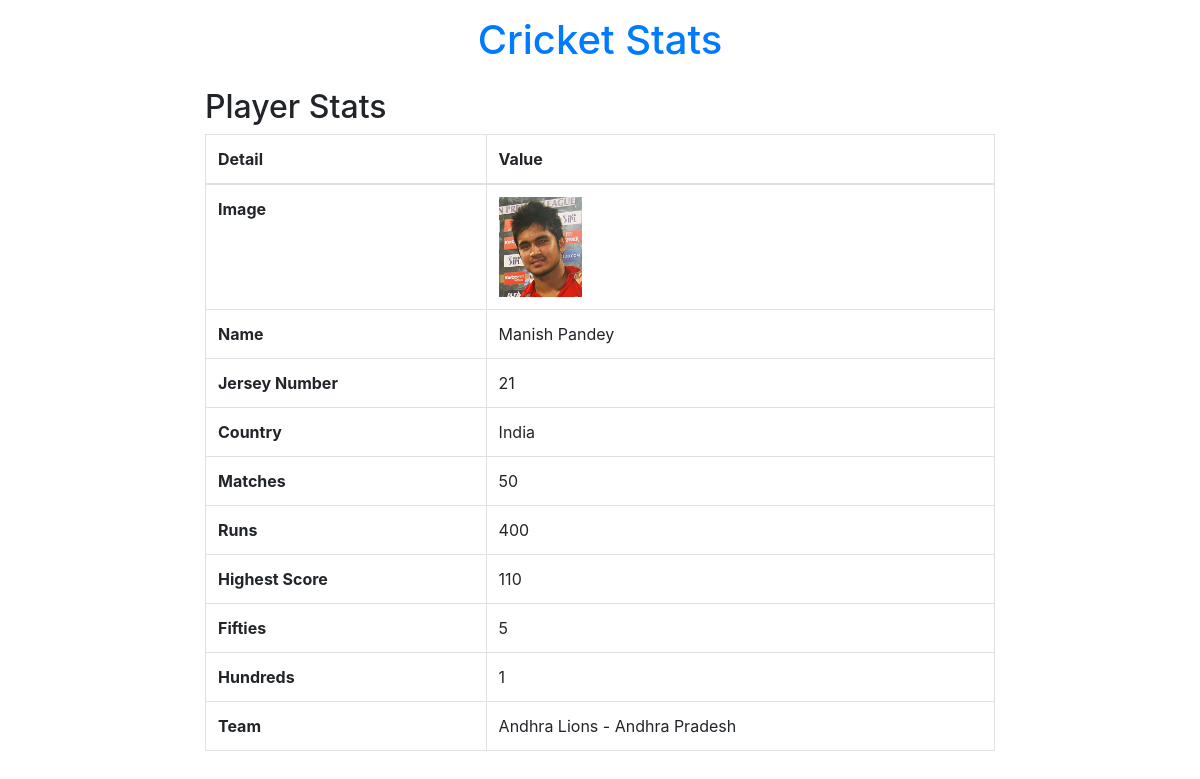
Page /player-stats/2/ on the committed database.
### stats/models.py (models this page shows, shortened)
class PlayerModel(models.Model):
    first_name = models.CharField(max_length=255, null=False, blank=False)
    last_name = models.CharField(max_length=255, null=False, blank=False)
    image = models.ImageField(null=False, blank=False)
    jersey_num = models.PositiveSmallIntegerField(null=False, blank=False)
    country = models.CharField(max_length=255, null=False, blank=False)
    matches = models.PositiveSmallIntegerField(default=0, null=False, blank=False)
    runs = models.PositiveSmallIntegerField(default=0, null=False, blank=False)
    highest_score = models.PositiveSmallIntegerField(default=0, null=False, blank=False)
    fifties = models.PositiveSmallIntegerField(default=0, null=False, blank=False)
    hundreds = models.PositiveSmallIntegerField(default=0, null=False, blank=False)
    team = models.ForeignKey(TeamModel, on_delete=models.CASCADE, null=False, blank=False)

class TeamModel(models.Model):
    name = models.CharField(max_length=255, null=False, blank=False, unique=True)
    logo = models.ImageField(null=False, blank=False)
    club_state = models.CharField(max_length=255, null=False, blank=False)
    def __str__(self):
        return f'{self.name} - {self.club_state}'

### stats/views.py (the view)
# urls.py: path('player-stats/<int:player_id>/', views.player_stats_view),
def player_stats_view(request, player_id=None):
    player = models.PlayerModel.objects.get(id=player_id)
    return render(request, 'stats/player_stats.html', {'player': player})

### stats/templates/stats/player_stats.html (shortened to what this page needs)
<!DOCTYPE html>
<html lang="en">
<head>
    <link rel="stylesheet"
        href="https://cdnjs.cloudflare.com/ajax/libs/twitter-bootstrap/4.4.1/css/bootstrap.min.css" />
</head>
<body>
    <div class="row mt-3">
        <div class="col-lg-2"></div>
        <div class="col-lg-8 text-center">
            <h1><a href="/">Cricket Stats</a></h1>
        </div>
    </div>
    <div class="row mt-3">
        <div class="col-lg-2"></div>
        <div class="col-lg-8">
            <h2>Player Stats</h2>
            <table class="table table-bordered">
                <thead>
                    <tr>
                        <th scope="col">Detail</th>
                        <th scope="col">Value</th>
                    </tr>
                </thead>
                <tbody>
                    <tr>
                        <th scope="row">Image</th>
                        <td><img class="img-fluid" style="max-width: 100px; max-height: 100px;" src="{{ player.image.url }}" alt="" class=""></td>
                    </tr>
                    <tr>
                        <th>Name</th>
                        <td>{{ player.first_name }} {{ player.last_name }}</td>
                    </tr>
                    <tr>
                        <th>Jersey Number</th>
                        <td>{{ player.jersey_num }}</td>
                    </tr>
                    <tr>
                        <th>Country</th>
                        <td>{{ player.country }}</td>
                    </tr>
                    <tr>
                        <th>Matches</th>
                        <td>{{ player.matches }}</td>
                    </tr>
                    <tr>
                        <th>Runs</th>
                        <td>{{ player.runs }}</td>
                    </tr>
                    <tr>
                        <th>Highest Score</th>
                        <td>{{ player.highest_score }}</td>
                    </tr>
                    <tr>
                        <th>Fifties</th>
                        <td>{{ player.fifties }}</td>
                    </tr>
                    <tr>
                        <th>Hundreds</th>
                        <td>{{ player.hundreds }}</td>
                    </tr>
                    <tr>
                        <th>Team</th>
                        <td>{{ player.team }}</td>
                    </tr>
                </tbody>
            </table>
        </div>
    </div>
</body>
</html>

### rows in the picture
PlayerModel: image (picture), first_name "Manish", last_name "Pandey", jersey_num "21", country "India", matches "50", runs "400", highest_score "110", fifties "5", hundreds "1", team "Andhra Lions - Andhra Pradesh"
